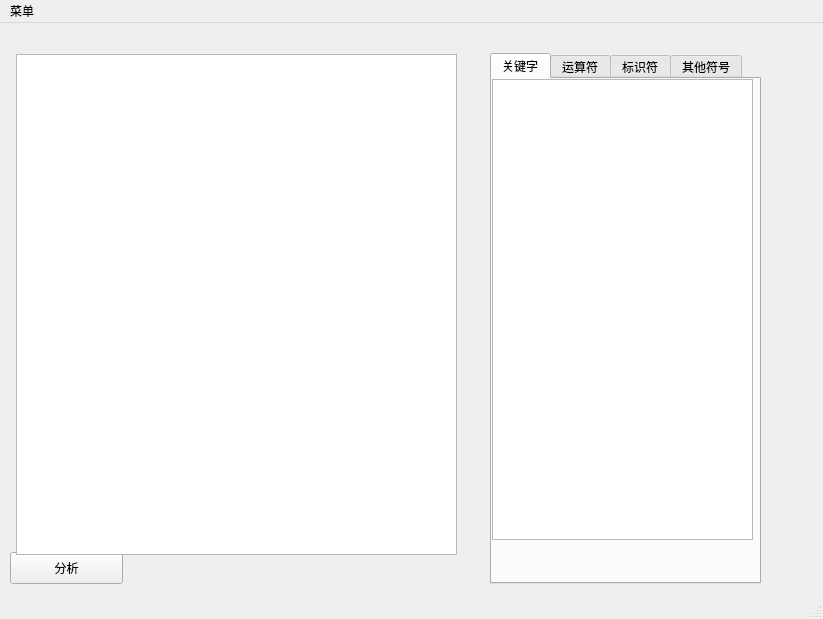
<?xml version="1.0" encoding="UTF-8"?>
<ui version="4.0">
 <class>MainWindow</class>
 <widget class="QMainWindow" name="MainWindow">
  <property name="geometry">
   <rect>
    <x>0</x>
    <y>0</y>
    <width>823</width>
    <height>619</height>
   </rect>
  </property>
  <property name="windowTitle">
   <string>MainWindow</string>
  </property>
  <property name="styleSheet">
   <string notr="true"/>
  </property>
  <widget class="QWidget" name="centralwidget">
   <widget class="QPushButton" name="button_update">
    <property name="geometry">
     <rect>
      <x>10</x>
      <y>529</y>
      <width>113</width>
      <height>32</height>
     </rect>
    </property>
    <property name="text">
     <string>分析</string>
    </property>
   </widget>
   <widget class="QTabWidget" name="tabWidget">
    <property name="geometry">
     <rect>
      <x>490</x>
      <y>30</y>
      <width>271</width>
      <height>531</height>
     </rect>
    </property>
    <property name="currentIndex">
     <number>0</number>
    </property>
    <widget class="QWidget" name="tab_keywords">
     <attribute name="title">
      <string>关键字</string>
     </attribute>
     <widget class="QTextEdit" name="label_keywords">
      <property name="geometry">
       <rect>
        <x>0</x>
        <y>0</y>
        <width>261</width>
        <height>461</height>
       </rect>
      </property>
     </widget>
    </widget>
    <widget class="QWidget" name="tab_operators">
     <attribute name="title">
      <string>运算符</string>
     </attribute>
     <widget class="QTextEdit" name="label_operators">
      <property name="geometry">
       <rect>
        <x>0</x>
        <y>0</y>
        <width>261</width>
        <height>491</height>
       </rect>
      </property>
     </widget>
    </widget>
    <widget class="QWidget" name="tab_identifiers">
     <attribute name="title">
      <string>标识符</string>
     </attribute>
     <widget class="QTextEdit" name="label_identifiers">
      <property name="geometry">
       <rect>
        <x>0</x>
        <y>0</y>
        <width>261</width>
        <height>491</height>
       </rect>
      </property>
     </widget>
    </widget>
    <widget class="QWidget" name="tab_others">
     <attribute name="title">
      <string>其他符号</string>
     </attribute>
     <widget class="QTextEdit" name="label_others">
      <property name="geometry">
       <rect>
        <x>3</x>
        <y>-7</y>
        <width>261</width>
        <height>491</height>
       </rect>
      </property>
     </widget>
    </widget>
   </widget>
   <widget class="QTextEdit" name="text_codes">
    <property name="geometry">
     <rect>
      <x>16</x>
      <y>31</y>
      <width>441</width>
      <height>501</height>
     </rect>
    </property>
   </widget>
  </widget>
  <widget class="QMenuBar" name="menubar">
   <property name="geometry">
    <rect>
     <x>0</x>
     <y>0</y>
     <width>823</width>
     <height>22</height>
    </rect>
   </property>
   <widget class="QMenu" name="button_open_file">
    <property name="title">
     <string>菜单</string>
    </property>
    <addaction name="action_open_file"/>
   </widget>
   <addaction name="button_open_file"/>
  </widget>
  <widget class="QStatusBar" name="statusbar"/>
  <action name="action_open_file">
   <property name="text">
    <string>打开文件</string>
   </property>
   <property name="toolTip">
    <string>打开文件</string>
   </property>
   <property name="shortcut">
    <string>Ctrl+O</string>
   </property>
  </action>
 </widget>
 <resources/>
 <connections/>
</ui>
